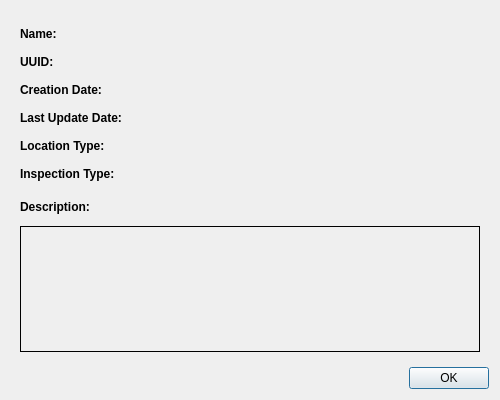
<?xml version="1.0" encoding="UTF-8"?>
<ui version="4.0">
 <class>InspectionTaskInfoDialog</class>
 <widget class="QDialog" name="InspectionTaskInfoDialog">
  <property name="geometry">
   <rect>
    <x>0</x>
    <y>0</y>
    <width>500</width>
    <height>400</height>
   </rect>
  </property>
  <property name="minimumSize">
   <size>
    <width>500</width>
    <height>400</height>
   </size>
  </property>
  <property name="maximumSize">
   <size>
    <width>500</width>
    <height>400</height>
   </size>
  </property>
  <property name="windowTitle">
   <string>Inspection Task Information</string>
  </property>
  <layout class="QVBoxLayout" name="verticalLayout_2">
   <item>
    <widget class="QWidget" name="generalW" native="true">
     <layout class="QVBoxLayout" name="verticalLayout_3">
      <item>
       <widget class="QWidget" name="informationW" native="true">
        <layout class="QGridLayout" name="gridLayout">
         <property name="leftMargin">
          <number>0</number>
         </property>
         <property name="topMargin">
          <number>0</number>
         </property>
         <property name="rightMargin">
          <number>0</number>
         </property>
         <property name="bottomMargin">
          <number>0</number>
         </property>
         <property name="horizontalSpacing">
          <number>0</number>
         </property>
         <property name="verticalSpacing">
          <number>1</number>
         </property>
         <item row="2" column="0">
          <widget class="QLabel" name="label_4">
           <property name="minimumSize">
            <size>
             <width>150</width>
             <height>27</height>
            </size>
           </property>
           <property name="maximumSize">
            <size>
             <width>150</width>
             <height>27</height>
            </size>
           </property>
           <property name="font">
            <font>
             <weight>75</weight>
             <bold>true</bold>
            </font>
           </property>
           <property name="text">
            <string>Creation Date:</string>
           </property>
          </widget>
         </item>
         <item row="4" column="0">
          <widget class="QLabel" name="label_8">
           <property name="minimumSize">
            <size>
             <width>150</width>
             <height>27</height>
            </size>
           </property>
           <property name="maximumSize">
            <size>
             <width>150</width>
             <height>27</height>
            </size>
           </property>
           <property name="font">
            <font>
             <weight>75</weight>
             <bold>true</bold>
            </font>
           </property>
           <property name="text">
            <string>Location Type:</string>
           </property>
          </widget>
         </item>
         <item row="3" column="0">
          <widget class="QLabel" name="label_7">
           <property name="minimumSize">
            <size>
             <width>150</width>
             <height>27</height>
            </size>
           </property>
           <property name="maximumSize">
            <size>
             <width>150</width>
             <height>27</height>
            </size>
           </property>
           <property name="font">
            <font>
             <weight>75</weight>
             <bold>true</bold>
            </font>
           </property>
           <property name="text">
            <string>Last Update Date:</string>
           </property>
          </widget>
         </item>
         <item row="2" column="1">
          <widget class="QLabel" name="creationDateL">
           <property name="sizePolicy">
            <sizepolicy hsizetype="Preferred" vsizetype="Preferred">
             <horstretch>0</horstretch>
             <verstretch>0</verstretch>
            </sizepolicy>
           </property>
           <property name="font">
            <font>
             <weight>50</weight>
             <bold>false</bold>
            </font>
           </property>
           <property name="text">
            <string/>
           </property>
           <property name="alignment">
            <set>Qt::AlignLeading|Qt::AlignLeft|Qt::AlignVCenter</set>
           </property>
          </widget>
         </item>
         <item row="1" column="0">
          <widget class="QLabel" name="label_6">
           <property name="minimumSize">
            <size>
             <width>150</width>
             <height>27</height>
            </size>
           </property>
           <property name="maximumSize">
            <size>
             <width>150</width>
             <height>27</height>
            </size>
           </property>
           <property name="font">
            <font>
             <weight>75</weight>
             <bold>true</bold>
            </font>
           </property>
           <property name="text">
            <string>UUID:</string>
           </property>
          </widget>
         </item>
         <item row="0" column="0">
          <widget class="QLabel" name="label_3">
           <property name="minimumSize">
            <size>
             <width>150</width>
             <height>27</height>
            </size>
           </property>
           <property name="maximumSize">
            <size>
             <width>150</width>
             <height>27</height>
            </size>
           </property>
           <property name="font">
            <font>
             <weight>75</weight>
             <bold>true</bold>
            </font>
           </property>
           <property name="text">
            <string>Name:</string>
           </property>
          </widget>
         </item>
         <item row="4" column="1">
          <widget class="QLabel" name="locationType">
           <property name="sizePolicy">
            <sizepolicy hsizetype="Expanding" vsizetype="Preferred">
             <horstretch>0</horstretch>
             <verstretch>0</verstretch>
            </sizepolicy>
           </property>
           <property name="text">
            <string/>
           </property>
          </widget>
         </item>
         <item row="1" column="1">
          <widget class="QLabel" name="uuidL">
           <property name="sizePolicy">
            <sizepolicy hsizetype="Preferred" vsizetype="Preferred">
             <horstretch>0</horstretch>
             <verstretch>0</verstretch>
            </sizepolicy>
           </property>
           <property name="font">
            <font>
             <weight>50</weight>
             <bold>false</bold>
            </font>
           </property>
           <property name="text">
            <string/>
           </property>
           <property name="alignment">
            <set>Qt::AlignLeading|Qt::AlignLeft|Qt::AlignVCenter</set>
           </property>
          </widget>
         </item>
         <item row="0" column="1">
          <widget class="QLabel" name="nameL">
           <property name="sizePolicy">
            <sizepolicy hsizetype="Expanding" vsizetype="Preferred">
             <horstretch>0</horstretch>
             <verstretch>0</verstretch>
            </sizepolicy>
           </property>
           <property name="font">
            <font>
             <weight>50</weight>
             <bold>false</bold>
            </font>
           </property>
           <property name="text">
            <string/>
           </property>
           <property name="alignment">
            <set>Qt::AlignLeading|Qt::AlignLeft|Qt::AlignVCenter</set>
           </property>
          </widget>
         </item>
         <item row="3" column="1">
          <widget class="QLabel" name="lastUpdateDateL">
           <property name="sizePolicy">
            <sizepolicy hsizetype="Preferred" vsizetype="Preferred">
             <horstretch>0</horstretch>
             <verstretch>0</verstretch>
            </sizepolicy>
           </property>
           <property name="font">
            <font>
             <weight>50</weight>
             <bold>false</bold>
            </font>
           </property>
           <property name="text">
            <string/>
           </property>
           <property name="alignment">
            <set>Qt::AlignLeading|Qt::AlignLeft|Qt::AlignVCenter</set>
           </property>
          </widget>
         </item>
         <item row="5" column="0">
          <widget class="QLabel" name="label_9">
           <property name="minimumSize">
            <size>
             <width>150</width>
             <height>27</height>
            </size>
           </property>
           <property name="maximumSize">
            <size>
             <width>150</width>
             <height>27</height>
            </size>
           </property>
           <property name="font">
            <font>
             <weight>75</weight>
             <bold>true</bold>
            </font>
           </property>
           <property name="text">
            <string>Inspection Type:</string>
           </property>
          </widget>
         </item>
         <item row="5" column="1">
          <widget class="QWidget" name="widget" native="true">
           <layout class="QHBoxLayout" name="horizontalLayout_2">
            <property name="spacing">
             <number>0</number>
            </property>
            <property name="leftMargin">
             <number>0</number>
            </property>
            <property name="topMargin">
             <number>0</number>
            </property>
            <property name="rightMargin">
             <number>0</number>
            </property>
            <property name="bottomMargin">
             <number>0</number>
            </property>
            <item>
             <widget class="QLabel" name="typeL">
              <property name="sizePolicy">
               <sizepolicy hsizetype="Expanding" vsizetype="Preferred">
                <horstretch>0</horstretch>
                <verstretch>0</verstretch>
               </sizepolicy>
              </property>
              <property name="text">
               <string/>
              </property>
             </widget>
            </item>
            <item>
             <layout class="QHBoxLayout" name="buttonLayout">
              <property name="spacing">
               <number>0</number>
              </property>
             </layout>
            </item>
           </layout>
          </widget>
         </item>
        </layout>
       </widget>
      </item>
      <item>
       <widget class="QWidget" name="descriptionW" native="true">
        <layout class="QVBoxLayout" name="verticalLayout">
         <property name="leftMargin">
          <number>0</number>
         </property>
         <property name="topMargin">
          <number>0</number>
         </property>
         <property name="rightMargin">
          <number>0</number>
         </property>
         <property name="bottomMargin">
          <number>0</number>
         </property>
         <item>
          <widget class="QLabel" name="label_5">
           <property name="minimumSize">
            <size>
             <width>150</width>
             <height>27</height>
            </size>
           </property>
           <property name="maximumSize">
            <size>
             <width>150</width>
             <height>27</height>
            </size>
           </property>
           <property name="font">
            <font>
             <weight>75</weight>
             <bold>true</bold>
            </font>
           </property>
           <property name="text">
            <string>Description:</string>
           </property>
          </widget>
         </item>
         <item>
          <widget class="QLabel" name="descriptionL">
           <property name="sizePolicy">
            <sizepolicy hsizetype="Preferred" vsizetype="MinimumExpanding">
             <horstretch>0</horstretch>
             <verstretch>0</verstretch>
            </sizepolicy>
           </property>
           <property name="minimumSize">
            <size>
             <width>0</width>
             <height>0</height>
            </size>
           </property>
           <property name="frameShape">
            <enum>QFrame::Box</enum>
           </property>
           <property name="text">
            <string/>
           </property>
           <property name="textFormat">
            <enum>Qt::PlainText</enum>
           </property>
           <property name="alignment">
            <set>Qt::AlignLeading|Qt::AlignLeft|Qt::AlignTop</set>
           </property>
          </widget>
         </item>
        </layout>
       </widget>
      </item>
     </layout>
    </widget>
   </item>
   <item>
    <widget class="QDialogButtonBox" name="buttonsBox">
     <property name="orientation">
      <enum>Qt::Horizontal</enum>
     </property>
     <property name="standardButtons">
      <set>QDialogButtonBox::Ok</set>
     </property>
    </widget>
   </item>
  </layout>
 </widget>
 <resources/>
 <connections>
  <connection>
   <sender>buttonsBox</sender>
   <signal>accepted()</signal>
   <receiver>InspectionTaskInfoDialog</receiver>
   <slot>accept()</slot>
   <hints>
    <hint type="sourcelabel">
     <x>224</x>
     <y>378</y>
    </hint>
    <hint type="destinationlabel">
     <x>224</x>
     <y>199</y>
    </hint>
   </hints>
  </connection>
  <connection>
   <sender>buttonsBox</sender>
   <signal>rejected()</signal>
   <receiver>InspectionTaskInfoDialog</receiver>
   <slot>reject()</slot>
   <hints>
    <hint type="sourcelabel">
     <x>224</x>
     <y>378</y>
    </hint>
    <hint type="destinationlabel">
     <x>224</x>
     <y>199</y>
    </hint>
   </hints>
  </connection>
 </connections>
</ui>
